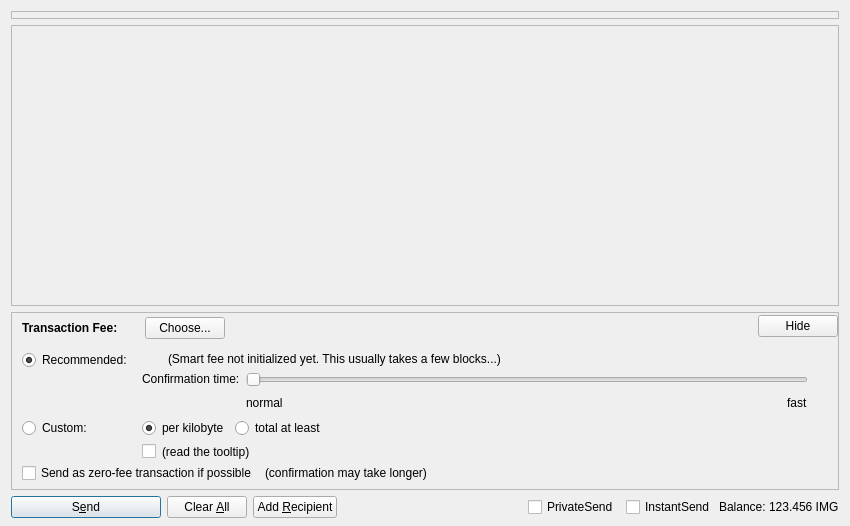
<?xml version="1.0" encoding="UTF-8"?>
<ui version="4.0">
 <class>ChatDialog</class>
 <widget class="QDialog" name="ChatDialog">
  <property name="geometry">
   <rect>
    <x>0</x>
    <y>0</y>
    <width>850</width>
    <height>526</height>
   </rect>
  </property>
  <property name="windowTitle">
   <string>Chat</string>
  </property>
  <layout class="QVBoxLayout" name="verticalLayout" stretch="0,1,0,0">
   <property name="bottomMargin">
    <number>8</number>
   </property>
   <item>
    <widget class="QFrame" name="frameCoinControl">
     <property name="sizePolicy">
      <sizepolicy hsizetype="Expanding" vsizetype="Expanding">
       <horstretch>0</horstretch>
       <verstretch>0</verstretch>
      </sizepolicy>
     </property>
     <property name="maximumSize">
      <size>
       <width>16777215</width>
       <height>16777215</height>
      </size>
     </property>
     <property name="frameShape">
      <enum>QFrame::StyledPanel</enum>
     </property>
     <property name="frameShadow">
      <enum>QFrame::Sunken</enum>
     </property>
     <layout class="QVBoxLayout" name="verticalLayoutCoinControl2">
      <property name="spacing">
       <number>0</number>
      </property>
      <property name="leftMargin">
       <number>0</number>
      </property>
      <property name="topMargin">
       <number>0</number>
      </property>
      <property name="rightMargin">
       <number>0</number>
      </property>
      <property name="bottomMargin">
       <number>6</number>
      </property>
     </layout>
    </widget>
   </item>
   <item>
    <widget class="QScrollArea" name="scrollArea">
     <property name="widgetResizable">
      <bool>true</bool>
     </property>
     <widget class="QWidget" name="scrollAreaWidgetContents">
      <property name="geometry">
       <rect>
        <x>0</x>
        <y>0</y>
        <width>830</width>
        <height>222</height>
       </rect>
      </property>
      <layout class="QVBoxLayout" name="verticalLayout_2" stretch="0,1">
       <property name="leftMargin">
        <number>0</number>
       </property>
       <property name="topMargin">
        <number>0</number>
       </property>
       <property name="rightMargin">
        <number>0</number>
       </property>
       <property name="bottomMargin">
        <number>0</number>
       </property>
       <item>
        <layout class="QVBoxLayout" name="entries">
         <property name="spacing">
          <number>6</number>
         </property>
        </layout>
       </item>
       <item>
        <spacer name="verticalSpacer">
         <property name="orientation">
          <enum>Qt::Vertical</enum>
         </property>
         <property name="sizeHint" stdset="0">
          <size>
           <width>20</width>
           <height>40</height>
          </size>
         </property>
        </spacer>
       </item>
      </layout>
     </widget>
    </widget>
   </item>
   <item>
    <widget class="QFrame" name="frameFee">
     <property name="sizePolicy">
      <sizepolicy hsizetype="Expanding" vsizetype="Expanding">
       <horstretch>0</horstretch>
       <verstretch>0</verstretch>
      </sizepolicy>
     </property>
     <property name="maximumSize">
      <size>
       <width>16777215</width>
       <height>16777215</height>
      </size>
     </property>
     <property name="frameShape">
      <enum>QFrame::StyledPanel</enum>
     </property>
     <property name="frameShadow">
      <enum>QFrame::Sunken</enum>
     </property>
     <layout class="QVBoxLayout" name="verticalLayoutFee1">
      <property name="spacing">
       <number>0</number>
      </property>
      <property name="leftMargin">
       <number>0</number>
      </property>
      <property name="topMargin">
       <number>0</number>
      </property>
      <property name="rightMargin">
       <number>0</number>
      </property>
      <property name="bottomMargin">
       <number>0</number>
      </property>
      <item>
       <layout class="QVBoxLayout" name="verticalLayoutFee2" stretch="0,0,0">
        <property name="spacing">
         <number>0</number>
        </property>
        <property name="leftMargin">
         <number>10</number>
        </property>
        <property name="topMargin">
         <number>0</number>
        </property>
        <item>
         <layout class="QHBoxLayout" name="horizontalLayoutFee1">
          <property name="bottomMargin">
           <number>0</number>
          </property>
          <item>
           <layout class="QVBoxLayout" name="verticalLayoutFee7">
            <property name="spacing">
             <number>0</number>
            </property>
            <item>
             <spacer name="verticalSpacerSmartFee">
              <property name="orientation">
               <enum>Qt::Vertical</enum>
              </property>
              <property name="sizeType">
               <enum>QSizePolicy::Fixed</enum>
              </property>
              <property name="sizeHint" stdset="0">
               <size>
                <width>1</width>
                <height>4</height>
               </size>
              </property>
             </spacer>
            </item>
            <item>
             <layout class="QHBoxLayout" name="horizontalLayoutSmartFee">
              <property name="spacing">
               <number>10</number>
              </property>
              <item>
               <widget class="QLabel" name="labelFeeHeadline">
                <property name="sizePolicy">
                 <sizepolicy hsizetype="Preferred" vsizetype="Maximum">
                  <horstretch>0</horstretch>
                  <verstretch>0</verstretch>
                 </sizepolicy>
                </property>
                <property name="font">
                 <font>
                  <weight>75</weight>
                  <bold>true</bold>
                 </font>
                </property>
                <property name="styleSheet">
                 <string notr="true">font-weight:bold;</string>
                </property>
                <property name="text">
                 <string>Transaction Fee:</string>
                </property>
               </widget>
              </item>
              <item>
               <widget class="QLabel" name="labelFeeMinimized">
                <property name="text">
                 <string/>
                </property>
               </widget>
              </item>
              <item>
               <widget class="QPushButton" name="buttonChooseFee">
                <property name="text">
                 <string>Choose...</string>
                </property>
               </widget>
              </item>
             </layout>
            </item>
            <item>
             <spacer name="verticalSpacer_5">
              <property name="orientation">
               <enum>Qt::Vertical</enum>
              </property>
              <property name="sizeHint" stdset="0">
               <size>
                <width>1</width>
                <height>1</height>
               </size>
              </property>
             </spacer>
            </item>
           </layout>
          </item>
          <item>
           <spacer name="horizontalSpacer_4">
            <property name="orientation">
             <enum>Qt::Horizontal</enum>
            </property>
            <property name="sizeHint" stdset="0">
             <size>
              <width>40</width>
              <height>20</height>
             </size>
            </property>
           </spacer>
          </item>
          <item>
           <widget class="QPushButton" name="buttonMinimizeFee">
            <property name="toolTip">
             <string>collapse fee-settings</string>
            </property>
            <property name="text">
             <string>Hide</string>
            </property>
           </widget>
          </item>
         </layout>
        </item>
        <item>
         <widget class="QFrame" name="frameFeeSelection">
          <layout class="QVBoxLayout" name="verticalLayoutFee12">
           <property name="spacing">
            <number>0</number>
           </property>
           <property name="leftMargin">
            <number>0</number>
           </property>
           <property name="topMargin">
            <number>0</number>
           </property>
           <property name="rightMargin">
            <number>0</number>
           </property>
           <property name="bottomMargin">
            <number>0</number>
           </property>
           <item>
            <layout class="QGridLayout" name="gridLayoutFee">
             <property name="topMargin">
              <number>10</number>
             </property>
             <property name="bottomMargin">
              <number>4</number>
             </property>
             <property name="horizontalSpacing">
              <number>10</number>
             </property>
             <property name="verticalSpacing">
              <number>4</number>
             </property>
             <item row="1" column="1">
              <layout class="QVBoxLayout" name="verticalLayoutFee8">
               <property name="spacing">
                <number>6</number>
               </property>
               <item>
                <layout class="QHBoxLayout" name="horizontalLayoutFee13">
                 <item>
                  <widget class="QRadioButton" name="radioCustomPerKilobyte">
                   <property name="toolTip">
                    <string>If the custom fee is set to 1000 duffs and the transaction is only 250 bytes, then &quot;per kilobyte&quot; only pays 250 duffs in fee,&lt;br /&gt;while &quot;at least&quot; pays 1000 duffs. For transactions bigger than a kilobyte both pay by kilobyte.</string>
                   </property>
                   <property name="text">
                    <string>per kilobyte</string>
                   </property>
                   <property name="checked">
                    <bool>true</bool>
                   </property>
                   <attribute name="buttonGroup">
                    <string notr="true">groupCustomFee</string>
                   </attribute>
                  </widget>
                 </item>
                 <item>
                  <widget class="QRadioButton" name="radioCustomAtLeast">
                   <property name="toolTip">
                    <string>If the custom fee is set to 1000 duffs and the transaction is only 250 bytes, then &quot;per kilobyte&quot; only pays 250 duffs in fee,&lt;br /&gt;while &quot;total at least&quot; pays 1000 duffs. For transactions bigger than a kilobyte both pay by kilobyte.</string>
                   </property>
                   <property name="text">
                    <string>total at least</string>
                   </property>
                   <attribute name="buttonGroup">
                    <string notr="true">groupCustomFee</string>
                   </attribute>
                  </widget>
                 </item>
                 <item>
                  <widget class="BitcoinAmountField" name="customFee"/>
                 </item>
                 <item>
                  <spacer name="horizontalSpacer_6">
                   <property name="orientation">
                    <enum>Qt::Horizontal</enum>
                   </property>
                   <property name="sizeHint" stdset="0">
                    <size>
                     <width>1</width>
                     <height>1</height>
                    </size>
                   </property>
                  </spacer>
                 </item>
                </layout>
               </item>
               <item>
                <layout class="QHBoxLayout" name="horizontalLayoutFee8">
                 <item>
                  <widget class="QCheckBox" name="checkBoxMinimumFee">
                   <property name="toolTip">
                    <string>Paying only the minimum fee is just fine as long as there is less transaction volume than space in the blocks.&lt;br /&gt;But be aware that this can end up in a never confirming transaction once there is more demand for dash transactions than the network can process.</string>
                   </property>
                   <property name="text">
                    <string/>
                   </property>
                  </widget>
                 </item>
                 <item>
                  <widget class="QLabel" name="labelMinFeeWarning">
                   <property name="enabled">
                    <bool>true</bool>
                   </property>
                   <property name="toolTip">
                    <string>Paying only the minimum fee is just fine as long as there is less transaction volume than space in the blocks.&lt;br /&gt;But be aware that this can end up in a never confirming transaction once there is more demand for dash transactions than the network can process.</string>
                   </property>
                   <property name="text">
                    <string>(read the tooltip)</string>
                   </property>
                   <property name="margin">
                    <number>5</number>
                   </property>
                  </widget>
                 </item>
                 <item>
                  <spacer name="horizontalSpacer_2">
                   <property name="orientation">
                    <enum>Qt::Horizontal</enum>
                   </property>
                   <property name="sizeHint" stdset="0">
                    <size>
                     <width>1</width>
                     <height>1</height>
                    </size>
                   </property>
                  </spacer>
                 </item>
                </layout>
               </item>
              </layout>
             </item>
             <item row="0" column="0">
              <layout class="QVBoxLayout" name="verticalLayoutFee4" stretch="0,1">
               <item>
                <widget class="QRadioButton" name="radioSmartFee">
                 <property name="text">
                  <string>Recommended:</string>
                 </property>
                 <property name="checked">
                  <bool>true</bool>
                 </property>
                 <attribute name="buttonGroup">
                  <string notr="true">groupFee</string>
                 </attribute>
                </widget>
               </item>
               <item>
                <spacer name="verticalSpacer_2">
                 <property name="orientation">
                  <enum>Qt::Vertical</enum>
                 </property>
                 <property name="sizeHint" stdset="0">
                  <size>
                   <width>1</width>
                   <height>1</height>
                  </size>
                 </property>
                </spacer>
               </item>
              </layout>
             </item>
             <item row="1" column="0">
              <layout class="QVBoxLayout" name="verticalLayoutFee9" stretch="0,1">
               <item>
                <widget class="QRadioButton" name="radioCustomFee">
                 <property name="text">
                  <string>Custom:</string>
                 </property>
                 <attribute name="buttonGroup">
                  <string notr="true">groupFee</string>
                 </attribute>
                </widget>
               </item>
               <item>
                <spacer name="verticalSpacer_6">
                 <property name="orientation">
                  <enum>Qt::Vertical</enum>
                 </property>
                 <property name="sizeHint" stdset="0">
                  <size>
                   <width>1</width>
                   <height>1</height>
                  </size>
                 </property>
                </spacer>
               </item>
              </layout>
             </item>
             <item row="0" column="1">
              <layout class="QVBoxLayout" name="verticalLayoutFee3" stretch="0,0,1">
               <property name="spacing">
                <number>6</number>
               </property>
               <property name="topMargin">
                <number>2</number>
               </property>
               <item>
                <layout class="QHBoxLayout" name="horizontalLayoutFee12">
                 <item>
                  <widget class="QLabel" name="labelSmartFee">
                   <property name="text">
                    <string/>
                   </property>
                   <property name="margin">
                    <number>2</number>
                   </property>
                  </widget>
                 </item>
                 <item>
                  <widget class="QLabel" name="labelFeeEstimation">
                   <property name="text">
                    <string/>
                   </property>
                  </widget>
                 </item>
                 <item>
                  <widget class="QLabel" name="labelSmartFee2">
                   <property name="text">
                    <string>(Smart fee not initialized yet. This usually takes a few blocks...)</string>
                   </property>
                   <property name="margin">
                    <number>2</number>
                   </property>
                  </widget>
                 </item>
                 <item>
                  <spacer name="horizontalSpacer_5">
                   <property name="orientation">
                    <enum>Qt::Horizontal</enum>
                   </property>
                   <property name="sizeHint" stdset="0">
                    <size>
                     <width>1</width>
                     <height>1</height>
                    </size>
                   </property>
                  </spacer>
                 </item>
                </layout>
               </item>
               <item>
                <layout class="QHBoxLayout" name="horizontalLayoutFee9">
                 <item>
                  <layout class="QVBoxLayout" name="verticalLayoutFee6">
                   <item>
                    <widget class="QLabel" name="labelSmartFee3">
                     <property name="text">
                      <string>Confirmation time:</string>
                     </property>
                     <property name="margin">
                      <number>2</number>
                     </property>
                    </widget>
                   </item>
                   <item>
                    <spacer name="verticalSpacer_3">
                     <property name="orientation">
                      <enum>Qt::Vertical</enum>
                     </property>
                     <property name="sizeHint" stdset="0">
                      <size>
                       <width>1</width>
                       <height>1</height>
                      </size>
                     </property>
                    </spacer>
                   </item>
                  </layout>
                 </item>
                 <item>
                  <layout class="QVBoxLayout" name="verticalLayoutFee5">
                   <property name="rightMargin">
                    <number>30</number>
                   </property>
                   <item>
                    <widget class="QSlider" name="sliderSmartFee">
                     <property name="minimum">
                      <number>0</number>
                     </property>
                     <property name="maximum">
                      <number>24</number>
                     </property>
                     <property name="pageStep">
                      <number>1</number>
                     </property>
                     <property name="value">
                      <number>0</number>
                     </property>
                     <property name="orientation">
                      <enum>Qt::Horizontal</enum>
                     </property>
                     <property name="invertedAppearance">
                      <bool>false</bool>
                     </property>
                     <property name="invertedControls">
                      <bool>false</bool>
                     </property>
                     <property name="tickPosition">
                      <enum>QSlider::NoTicks</enum>
                     </property>
                    </widget>
                   </item>
                   <item>
                    <layout class="QHBoxLayout" name="horizontalLayoutFee10">
                     <item>
                      <widget class="QLabel" name="labelSmartFeeNormal">
                       <property name="text">
                        <string>normal</string>
                       </property>
                      </widget>
                     </item>
                     <item>
                      <spacer name="horizontalSpacer_3">
                       <property name="orientation">
                        <enum>Qt::Horizontal</enum>
                       </property>
                       <property name="sizeHint" stdset="0">
                        <size>
                         <width>40</width>
                         <height>20</height>
                        </size>
                       </property>
                      </spacer>
                     </item>
                     <item>
                      <widget class="QLabel" name="labelSmartFeeFast">
                       <property name="text">
                        <string>fast</string>
                       </property>
                      </widget>
                     </item>
                    </layout>
                   </item>
                  </layout>
                 </item>
                </layout>
               </item>
               <item>
                <spacer name="verticalSpacer_4">
                 <property name="orientation">
                  <enum>Qt::Vertical</enum>
                 </property>
                 <property name="sizeHint" stdset="0">
                  <size>
                   <width>1</width>
                   <height>1</height>
                  </size>
                 </property>
                </spacer>
               </item>
              </layout>
             </item>
            </layout>
           </item>
           <item>
            <layout class="QHBoxLayout" name="horizontalLayoutFee5" stretch="0,0,0">
             <property name="spacing">
              <number>8</number>
             </property>
             <property name="bottomMargin">
              <number>4</number>
             </property>
             <item>
              <widget class="QCheckBox" name="checkBoxFreeTx">
               <property name="text">
                <string>Send as zero-fee transaction if possible</string>
               </property>
              </widget>
             </item>
             <item>
              <widget class="QLabel" name="labelFreeTx">
               <property name="text">
                <string>(confirmation may take longer)</string>
               </property>
               <property name="margin">
                <number>5</number>
               </property>
              </widget>
             </item>
             <item>
              <spacer name="horizontalSpacerFee5">
               <property name="orientation">
                <enum>Qt::Horizontal</enum>
               </property>
               <property name="sizeHint" stdset="0">
                <size>
                 <width>1</width>
                 <height>1</height>
                </size>
               </property>
              </spacer>
             </item>
            </layout>
           </item>
           <item>
            <spacer name="verticalSpacerFee2">
             <property name="orientation">
              <enum>Qt::Vertical</enum>
             </property>
             <property name="sizeHint" stdset="0">
              <size>
               <width>1</width>
               <height>1</height>
              </size>
             </property>
            </spacer>
           </item>
          </layout>
         </widget>
        </item>
        <item>
         <spacer name="verticalSpacerFee">
          <property name="orientation">
           <enum>Qt::Vertical</enum>
          </property>
          <property name="sizeHint" stdset="0">
           <size>
            <width>800</width>
            <height>1</height>
           </size>
          </property>
         </spacer>
        </item>
       </layout>
      </item>
     </layout>
    </widget>
   </item>
   <item>
    <layout class="QHBoxLayout" name="horizontalLayout">
     <item>
      <widget class="QPushButton" name="sendButton">
       <property name="minimumSize">
        <size>
         <width>150</width>
         <height>0</height>
        </size>
       </property>
       <property name="toolTip">
        <string>Confirm the send action</string>
       </property>
       <property name="text">
        <string>S&amp;end</string>
       </property>
       <property name="shortcut">
        <string>Ctrl+S</string>
       </property>
       <property name="autoDefault">
        <bool>false</bool>
       </property>
       <property name="default">
        <bool>true</bool>
       </property>
      </widget>
     </item>
     <item>
      <widget class="QPushButton" name="clearButton">
       <property name="sizePolicy">
        <sizepolicy hsizetype="Minimum" vsizetype="Fixed">
         <horstretch>0</horstretch>
         <verstretch>0</verstretch>
        </sizepolicy>
       </property>
       <property name="toolTip">
        <string>Clear all fields of the form.</string>
       </property>
       <property name="text">
        <string>Clear &amp;All</string>
       </property>
       <property name="autoDefault">
        <bool>false</bool>
       </property>
      </widget>
     </item>
     <item>
      <widget class="QPushButton" name="addButton">
       <property name="toolTip">
        <string>Send to multiple recipients at once</string>
       </property>
       <property name="text">
        <string>Add &amp;Recipient</string>
       </property>
       <property name="autoDefault">
        <bool>false</bool>
       </property>
      </widget>
     </item>
     <item>
      <spacer name="horizontalSpacer">
       <property name="orientation">
        <enum>Qt::Horizontal</enum>
       </property>
       <property name="sizeHint" stdset="0">
        <size>
         <width>40</width>
         <height>20</height>
        </size>
       </property>
      </spacer>
     </item>
     <item>
      <layout class="QHBoxLayout" name="horizontalLayout_2">
       <property name="spacing">
        <number>3</number>
       </property>
        <item>
        <widget class="QCheckBox" name="checkUsePrivateSend">
         <property name="minimumSize">
          <size>
           <width>95</width>
           <height>0</height>
          </size>
         </property>
         <property name="text">
          <string>PrivateSend</string>
         </property>
         <property name="checked">
          <bool>false</bool>
         </property>
        </widget>
       </item>
       <item>
        <widget class="QCheckBox" name="checkUseInstantSend">
         <property name="enabled">
          <bool>true</bool>
         </property>
         <property name="minimumSize">
          <size>
           <width>85</width>
           <height>0</height>
          </size>
         </property>
         <property name="text">
          <string>InstantSend</string>
         </property>
        </widget>
       </item>
       <item>
        <widget class="QLabel" name="label">
         <property name="text">
          <string>Balance:</string>
         </property>
        </widget>
       </item>
       <item>
        <widget class="QLabel" name="labelBalance">
         <property name="sizePolicy">
          <sizepolicy hsizetype="Preferred" vsizetype="Fixed">
           <horstretch>0</horstretch>
           <verstretch>0</verstretch>
          </sizepolicy>
         </property>
         <property name="cursor">
          <cursorShape>IBeamCursor</cursorShape>
         </property>
         <property name="text">
          <string notr="true">123.456 IMG</string>
         </property>
         <property name="textInteractionFlags">
          <set>Qt::LinksAccessibleByMouse|Qt::TextSelectableByKeyboard|Qt::TextSelectableByMouse</set>
         </property>
        </widget>
       </item>
      </layout>
     </item>
    </layout>
   </item>
  </layout>
 </widget>
 <customwidgets>
  <customwidget>
   <class>BitcoinAmountField</class>
   <extends>QWidget</extends>
   <header>bitcoinamountfield.h</header>
  </customwidget>
 </customwidgets>
 <resources>
  <include location="../imagecoin.qrc"/>
 </resources>
 <connections/>
 <buttongroups>
  <buttongroup name="groupFee"/>
  <buttongroup name="groupCustomFee"/>
 </buttongroups>
</ui>
